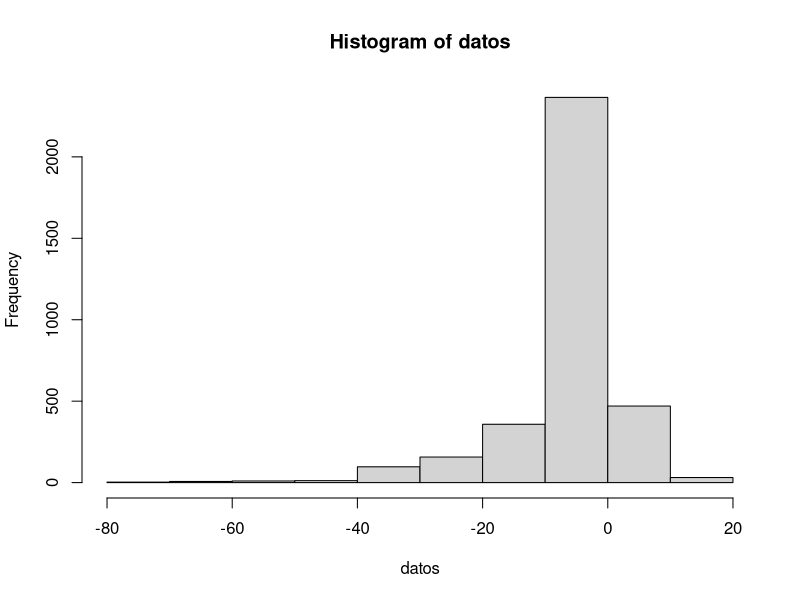
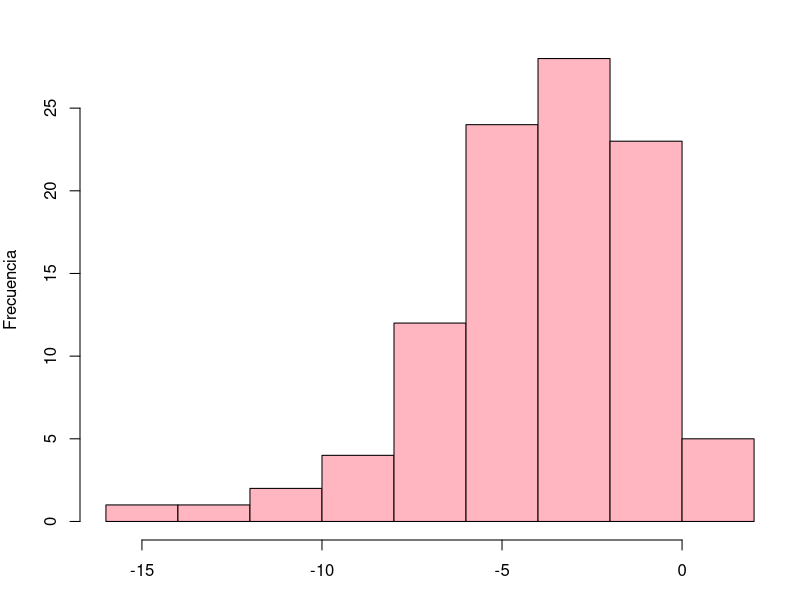
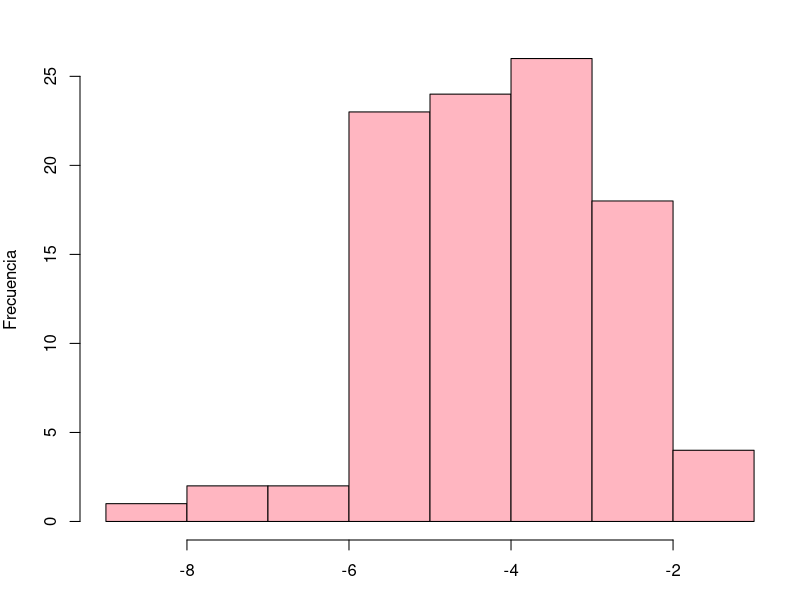
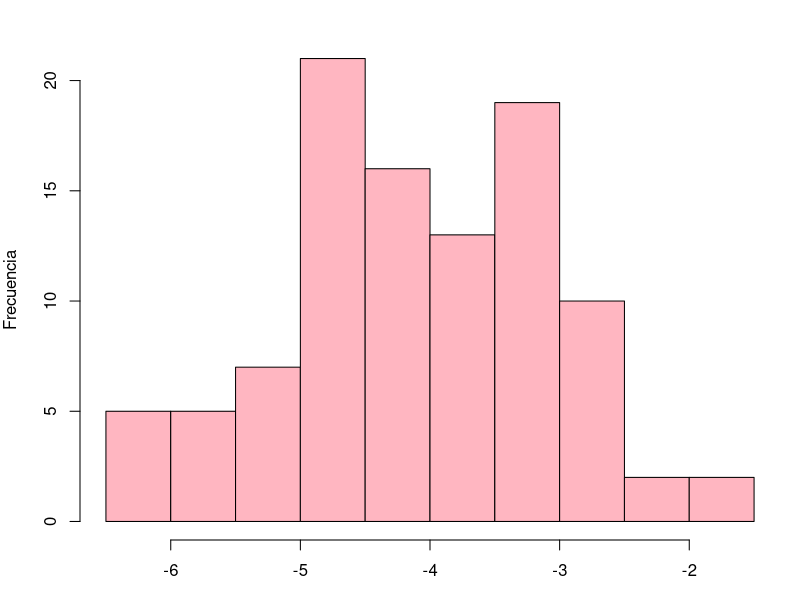

Write the R code that produced these figures, in order.
# tarea 14

library(stringr)
prueba <- read.csv(file = 'datos_tarea14.csv')
datos = prueba$gap

hist(datos)
tam_muestra = c(10, 50, 80)
for (i in tam_muestra) {
  medias = numeric()
  for (r in 1:100) {
    muestra = sample(datos, i, replace = F)
    medias = c(medias, mean(muestra))
  }
  nombre = str_c('meangap_', i, ".png")
  png(nombre, width=2500, height=1600, res=300)
  par(mar=c(3,4,2,1))
  hist(medias, main = "", ylab = "Frecuencia", xlab = " ", col = "lightpink") 
  dev.off()
}

mean(datos)
